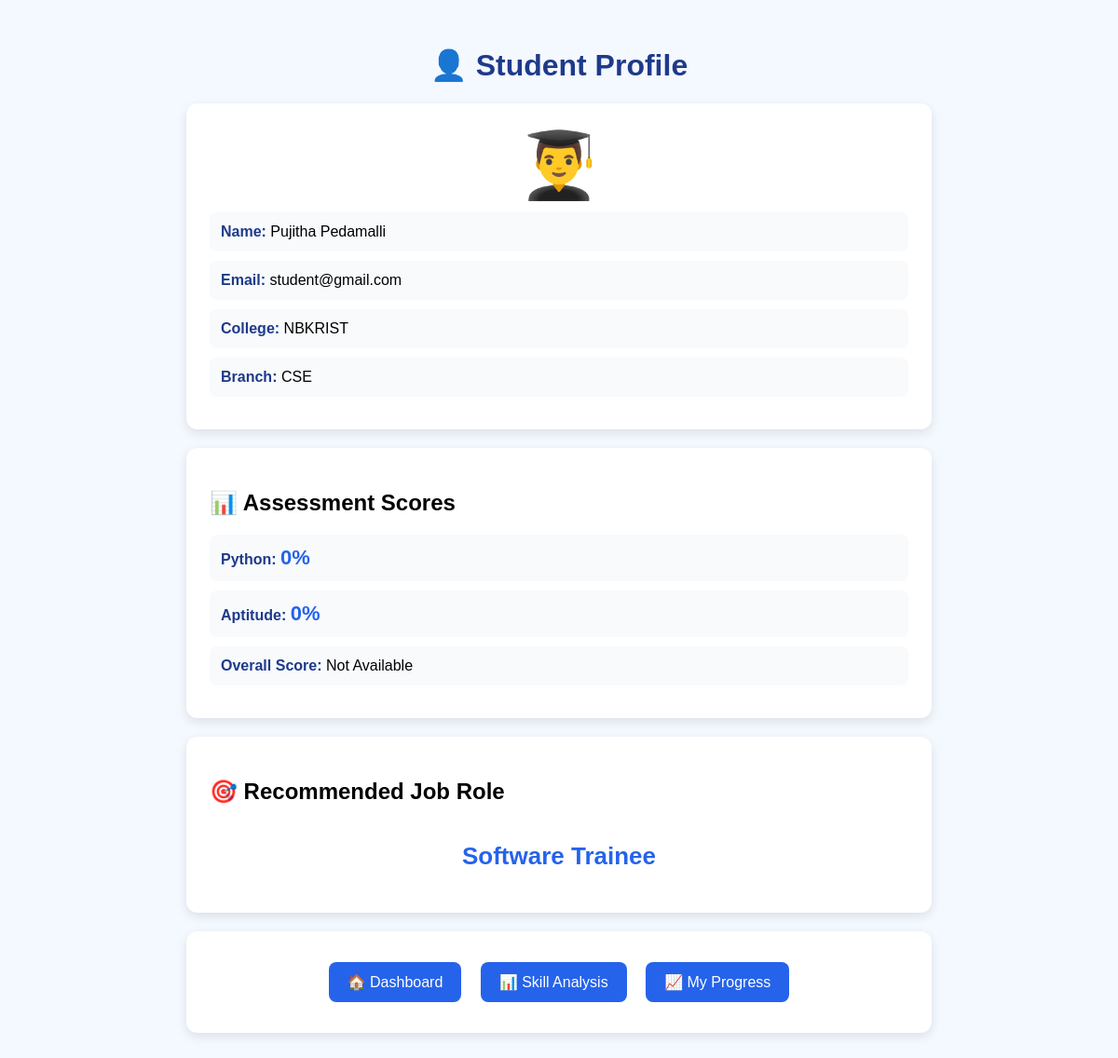
The app's page /profile (signed in) with its own data.
### placement_app.py (models this page shows)
class Student(db.Model):
    id = db.Column(db.Integer, primary_key=True)
    name = db.Column(db.String(100), nullable=False)
    email = db.Column(
        db.String(120),
        unique=True,
        nullable=False
    )
    college = db.Column(db.String(150))
    branch = db.Column(db.String(100))
    password = db.Column(
        db.String(255),
        nullable=False
    )
    python_score = db.Column(
        db.Integer,
        default=0
    )
    aptitude_score = db.Column(
        db.Integer,
        default=0
    )

### placement_app.py (the view, shortened to what this page needs)
@app.route("/profile", methods=["GET", "POST"])
def profile():
    if "email" not in session:
        return redirect(url_for("login"))
    student = Student.query.filter_by(
        email=session["email"]
    ).first()
    if not student:
        return "Student not found."
    python_score = student.python_score or 0
    aptitude_score = student.aptitude_score or 0
    scores = []
    if python_score > 0:
        scores.append(python_score)
    if aptitude_score > 0:
        scores.append(aptitude_score)
    if scores:
        overall_score = int(sum(scores) / len(scores))
    else:
        overall_score = None
    if python_score >= 80 and aptitude_score >= 70:
        job_role = "Python Developer"
    elif python_score >= 70 and aptitude_score >= 70:
        job_role = "Software Developer"
    elif aptitude_score >= 75:
        job_role = "Data Analyst"
    else:
        job_role = "Software Trainee"
    return render_template(
        "profile.html",
        student=student,
        name=student.name,
        email=student.email,
        college=student.college,
        branch=student.branch,
        python_score=python_score,
        aptitude_score=aptitude_score,
        overall_score=overall_score,
        job_role=job_role
    )

### templates/profile.html (shortened to what this page needs)
<!DOCTYPE html>
<html>
<head>
</head>
<body>
<div class="container">
    <h1>👤 Student Profile</h1>
    <div class="card">
        <div class="profile-icon">
            👨‍🎓
        </div>
        <div class="detail">
            <span class="label">Name:</span>
            {{ name }}
        </div>
        <div class="detail">
            <span class="label">Email:</span>
            {{ email }}
        </div>
        <div class="detail">
            <span class="label">College:</span>
            {{ college }}
        </div>
        <div class="detail">
            <span class="label">Branch:</span>
            {{ branch }}
        </div>
    </div>
    <div class="card">
        <h2>📊 Assessment Scores</h2>
        <div class="detail">
            <span class="label">Python:</span>
            {% if python_score is not none %}
                <span class="score">
                    {{ python_score }}%
                </span>
            {% else %}
                Not Completed
            {% endif %}
        </div>
        <div class="detail">
            <span class="label">Aptitude:</span>
            {% if aptitude_score is not none %}
                <span class="score">
                    {{ aptitude_score }}%
                </span>
            {% else %}
                Not Completed
            {% endif %}
        </div>
        <div class="detail">
            <span class="label">Overall Score:</span>
            {% if overall_score is not none %}
                <span class="score">
                    {{ overall_score }}%
                </span>
            {% else %}
                Not Available
            {% endif %}
        </div>
    </div>
    <div class="card">
        <h2>🎯 Recommended Job Role</h2>
        <div class="role">
            {{ job_role }}
        </div>
    </div>
    <div class="card center">
        <a class="button"
           href="{{ url_for('dashboard') }}">
            🏠 Dashboard
        </a>
        <a class="button"
           href="{{ url_for('skill_analysis') }}">
            📊 Skill Analysis
        </a>
        <a class="button"
           href="{{ url_for('progress') }}">
            📈 My Progress
        </a>
    </div>
</div>
</body>
</html>

### templates/profile.html (style rules this page uses)
body { font-family: Arial, sans-serif; background: #f4f8ff; margin: 0; padding: 30px; }
.container { max-width: 800px; margin: auto; }
h1 { text-align: center; color: #1e3a8a; }
.card { background: white; padding: 25px; margin: 20px 0; border-radius: 12px; box-shadow: 0 4px 12px rgba(0,0,0,0.1); }
.profile-icon { text-align: center; font-size: 70px; }
.detail { padding: 12px; margin: 10px 0; background: #f8fafc; border-radius: 8px; }
.label { font-weight: bold; color: #1e3a8a; }
.score { font-size: 22px; font-weight: bold; color: #2563eb; }
.role { text-align: center; font-size: 26px; font-weight: bold; color: #2563eb; padding: 20px; }
.button { display: inline-block; text-decoration: none; background: #2563eb; color: white; padding: 12px 20px; border-radius: 8px; margin: 8px; }
.center { text-align: center; }

### records on screen
Student: name "Pujitha Pedamalli", email "student@gmail.com", college "NBKRIST", branch "CSE"

### other values on screen
{{ python_score }} "0"
{{ aptitude_score }} "0"
{{ job_role }} "Software Trainee"
